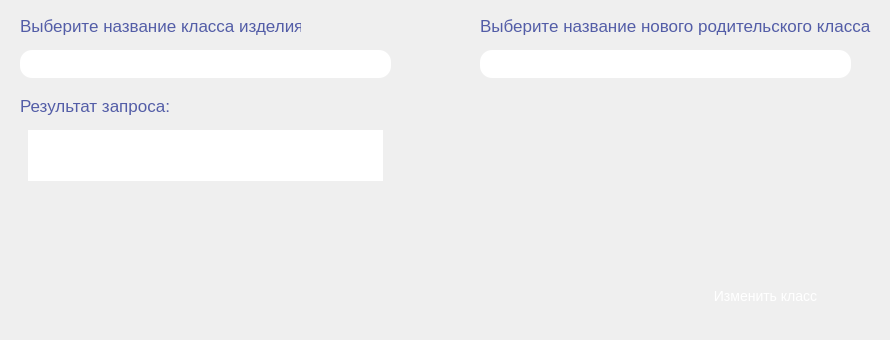
      <widget class="QWidget" name="page_6">
       <widget class="QLabel" name="label_6_result">
        <property name="geometry">
         <rect>
          <x>20</x>
          <y>90</y>
          <width>281</width>
          <height>31</height>
         </rect>
        </property>
        <property name="styleSheet">
         <string notr="true">QLabel {
	color: rgba(83, 93, 167, 1);
    font-size: 17px;
}</string>
        </property>
        <property name="text">
         <string>Результат запроса:</string>
        </property>
       </widget>
       <widget class="QComboBox" name="comboBox_6_nameClass">
        <property name="geometry">
         <rect>
          <x>20</x>
          <y>50</y>
          <width>371</width>
          <height>28</height>
         </rect>
        </property>
        <property name="styleSheet">
         <string notr="true">QComboBox {
	border: 2px #FFE5CC;
    border-radius: 12px;
	padding: 0 8px;
    background: qlineargradient(x1:0, y1:0, x2:1, y2:0, 
    												stop:0 rgba(193, 95, 251, 1), 
													stop:0.6 rgba(97, 115, 241, 0.7),
    												stop:1 rgba(94, 131, 239, 0.7));
    font-size: 14px;
	color: rgba(255, 255, 255,1);
}

QComboBox:!editable, QComboBox::drop-down:editable {
    background: qlineargradient(x1:0, y1:0, x2:1, y2:0, 
    												stop:0 rgba(193, 95, 251, 1), 
													stop:0.6 rgba(97, 115, 241, 0.7),
    												stop:1 rgba(94, 131, 239, 0.7));
}

QComboBox:!editable:on, QComboBox::drop-down:editable:on {
     background: qlineargradient(x1:0, y1:0, x2:1, y2:0, 
    												stop:0 rgba(193, 95, 251, 1), 
													stop:0.6 rgba(97, 115, 241, 0.7),
    												stop:1 rgba(94, 131, 239, 0.7));
}

QComboBox::drop-down {
	subcontrol-origin: padding;
    subcontrol-position: top right;
    border-top-right-radius: 12px;
    border-bottom-right-radius: 12px;
    border-top-left-radius: 12px; 
    border-bottom-left-radius: 12px;
}


QComboBox QAbstractItemView {
    background: qlineargradient(x1:0, y1:0, x2:1, y2:0, 
    												stop:0 rgba(193, 95, 251, 1), 
													stop:0.6 rgba(97, 115, 241, 0.7),
    												stop:1 rgba(94, 131, 239, 0.7));
    color: rgb(255, 255, 255);
	border: 1px #FFE5CC;
}</string>
        </property>
        <property name="placeholderText">
         <string/>
        </property>
       </widget>
       <widget class="QPushButton" name="pushButton_6_change">
        <property name="geometry">
         <rect>
          <x>680</x>
          <y>260</y>
          <width>171</width>
          <height>71</height>
         </rect>
        </property>
        <property name="styleSheet">
         <string notr="true">QPushButton {
	background-color: qlineargradient(x1:0, y1:0, x2:1, y2:1, 
    								stop:0 rgba(88, 205, 174, 1), 
    								stop:1 rgba(63, 148, 108, 1));
    color: white;
    text-align: center;
    text-decoration: none;
    font-size: 14px;
    border-radius: 12px;
}

QPushButton:pressed {
	background-color: qlineargradient(x1:0, y1:0, x2:1, y2:1, 
    								stop:0 rgba(88, 205, 174, 0.5), 
    								stop:1 rgba(63, 148, 108, 0.5));
}</string>
        </property>
        <property name="text">
         <string>Изменить класс</string>
        </property>
       </widget>
       <widget class="QLabel" name="label_6_nameMainClass">
        <property name="geometry">
         <rect>
          <x>20</x>
          <y>10</y>
          <width>281</width>
          <height>31</height>
         </rect>
        </property>
        <property name="styleSheet">
         <string notr="true">QLabel {
	color: rgba(83, 93, 167, 1);
    font-size: 17px;
}</string>
        </property>
        <property name="text">
         <string>Выберите название класса изделия</string>
        </property>
       </widget>
       <widget class="QTextEdit" name="textEdit_6_result">
        <property name="geometry">
         <rect>
          <x>20</x>
          <y>130</y>
          <width>371</width>
          <height>51</height>
         </rect>
        </property>
        <property name="styleSheet">
         <string notr="true">QTextEdit {
	border: 2px #FFF4E8;
    padding: 0 8px;
    border-radius: 12px;
    background: qlineargradient(x1:0, y1:0, x2:1, y2:1, 
    								stop:0 rgba(88, 205, 174, 1), 
    								stop:1 rgba(63, 148, 108, 1));
	color: white;
    font-size: 14px;
}</string>
        </property>
        <property name="placeholderText">
         <string>Здесь будут подробности о проведенной операции</string>
        </property>
       </widget>
       <widget class="QLabel" name="label_6_nameMainClass_2">
        <property name="geometry">
         <rect>
          <x>480</x>
          <y>10</y>
          <width>401</width>
          <height>31</height>
         </rect>
        </property>
        <property name="styleSheet">
         <string notr="true">QLabel {
	color: rgba(83, 93, 167, 1);
    font-size: 17px;
}</string>
        </property>
        <property name="text">
         <string>Выберите название нового родительского класса</string>
        </property>
       </widget>
       <widget class="QComboBox" name="comboBox_6_nameMainClass">
        <property name="geometry">
         <rect>
          <x>480</x>
          <y>50</y>
          <width>371</width>
          <height>28</height>
         </rect>
        </property>
        <property name="styleSheet">
         <string notr="true">QComboBox {
	border: 2px #FFE5CC;
    border-radius: 12px;
	padding: 0 8px;
    background: qlineargradient(x1:0, y1:0, x2:1, y2:0, 
    												stop:0 rgba(193, 95, 251, 1), 
													stop:0.6 rgba(97, 115, 241, 0.7),
    												stop:1 rgba(94, 131, 239, 0.7));
    font-size: 14px;
	color: rgba(255, 255, 255,1);
}

QComboBox:!editable, QComboBox::drop-down:editable {
    background: qlineargradient(x1:0, y1:0, x2:1, y2:0, 
    												stop:0 rgba(193, 95, 251, 1), 
													stop:0.6 rgba(97, 115, 241, 0.7),
    												stop:1 rgba(94, 131, 239, 0.7));
}

QComboBox:!editable:on, QComboBox::drop-down:editable:on {
     background: qlineargradient(x1:0, y1:0, x2:1, y2:0, 
    												stop:0 rgba(193, 95, 251, 1), 
													stop:0.6 rgba(97, 115, 241, 0.7),
    												stop:1 rgba(94, 131, 239, 0.7));
}

QComboBox::drop-down {
	subcontrol-origin: padding;
    subcontrol-position: top right;
    border-top-right-radius: 12px;
    border-bottom-right-radius: 12px;
    border-top-left-radius: 12px; 
    border-bottom-left-radius: 12px;
}


QComboBox QAbstractItemView {
    background: qlineargradient(x1:0, y1:0, x2:1, y2:0, 
    												stop:0 rgba(193, 95, 251, 1), 
													stop:0.6 rgba(97, 115, 241, 0.7),
    												stop:1 rgba(94, 131, 239, 0.7));
    color: rgb(255, 255, 255);
	border: 1px #FFE5CC;
}</string>
        </property>
        <property name="placeholderText">
         <string/>
        </property>
       </widget>
      </widget>
